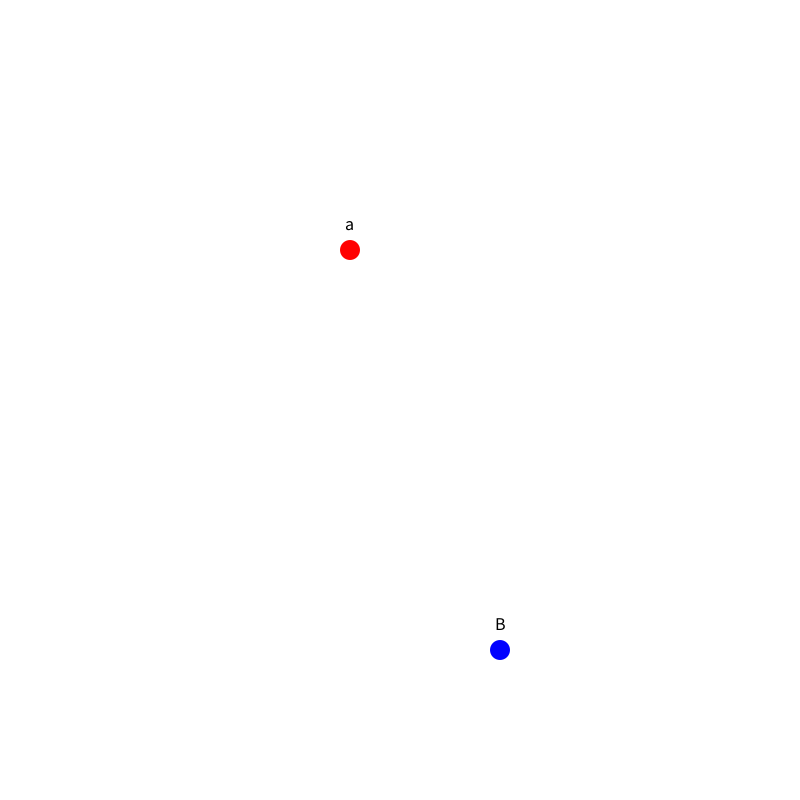
Frame 1 (no input)
Frame 60 (the mouse pressed at the canvas centre just before this capture): identical to frame 1, image omitted
Frame 120 (the mouse held since frame 60 and released just before this capture): identical to frame 1, image omitted

The Processing sketch that drew this single still picture (run headless with seeded random() and noise(); from frame 60 on, the mouse is pressed at the canvas centre):

// Processing sketch: Punt2D
// ── Punt2D.pde
Punt p1, p2;
color c1, c2;

void setup(){
  
  size(800,800);
  
  p1 = new Punt("A", 400, 250);
  p1.setX(350);
  p1.setNom("a");
  p1.print();

  p2 = new Punt("B", 500, 650);
  p2.print();
  
  c1 = color(255, 0, 0);
  c2 = color(0, 0, 255);
}


void draw(){
  
  background(255);
  p1.display(c1);
  p2.display(c2);
}

// ── Punt.pde
class Punt {

  // Atributs
  float x;
  float y;
  String nom;

  // Mètodes (funcions)

  // Constructor
  Punt(String n, float x, float y){
    this.nom = n;
    this.x = x;
    this.y = y;
  }

  // Getters

  String getNom(){
    return this.nom;
  }

  float getX(){
    return this.x;
  }

  float getY(){
    return this.y;
  }

  // Setters

  void setNom(String n){
    this.nom = n;
  }

  void setX(float x){
    this.x = x;
  }
  
  void setXY(float x, float y){
    this.x = x;
    this.y = y;
  }
  
  // Altres
  
  void print(){
    println(this.nom+" ("+this.x+", "+this.y+")");
  }
 
  
  void display(color c){
    fill(c); noStroke();
    ellipse(this.x, this.y, 20, 20);
    fill(0); textSize(18); textAlign(CENTER);
    text(this.nom, this.x, this.y - 20);
  }
}
